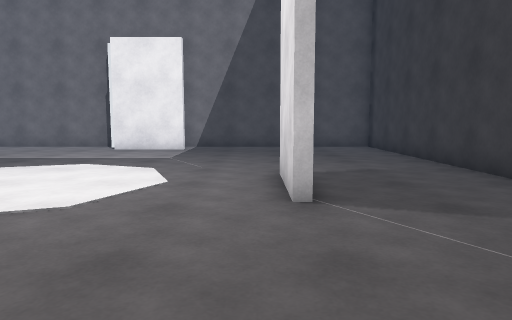
[1] (above)

12 first-person views from a walk through a 3-D level made in the Unity game engine. The camera is 1.2 m above the floor, tilts 6° down and sees 70° across. The floor is counted in squares, 1 m on a side. Each view is taken from the middle of a square. On the plan, view 1 faces up. The plan holds only what a view shows up to about 15 squares ahead; the rest is blank. The player is left out.

[2]
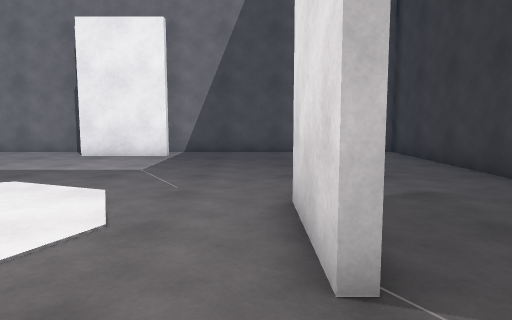

[3]
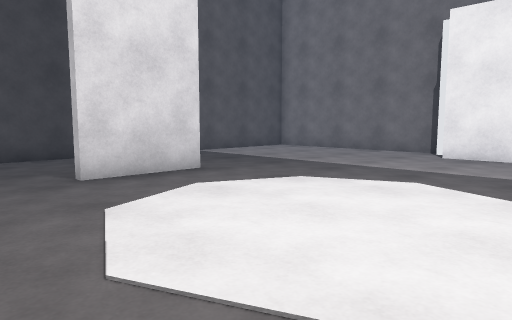

[4]
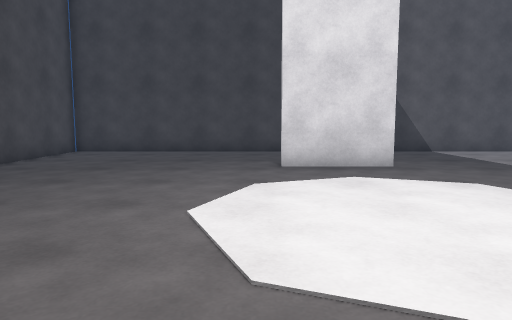

[5]
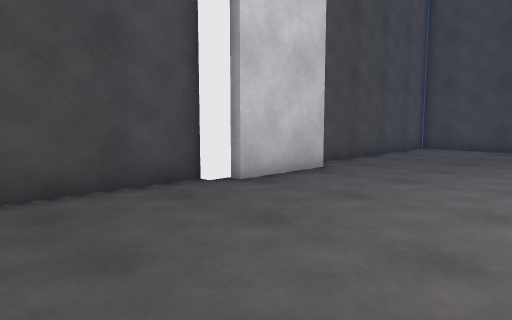

[6]
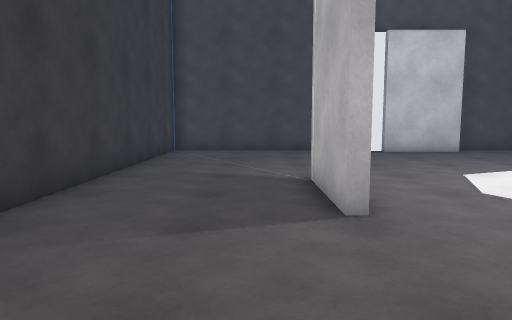

[7]
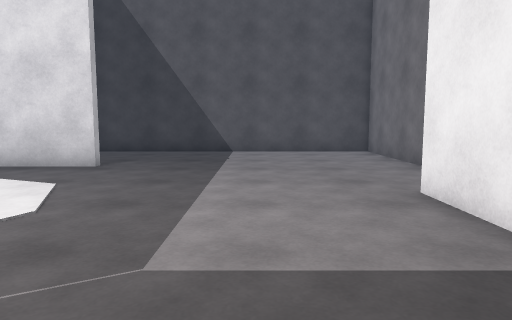

[8]
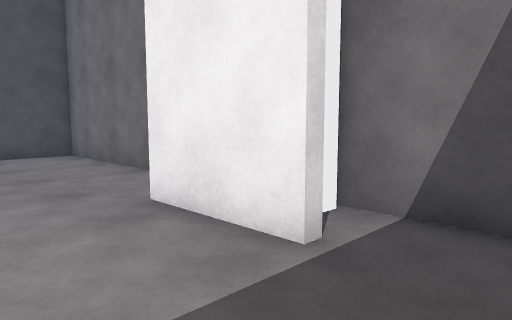

[9]
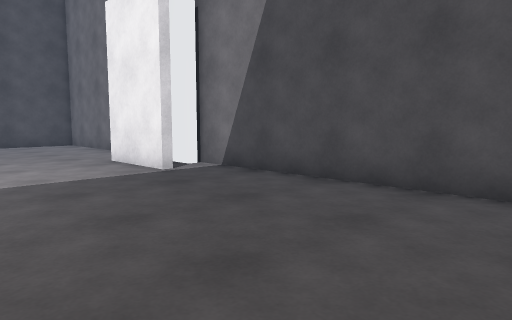

[10]
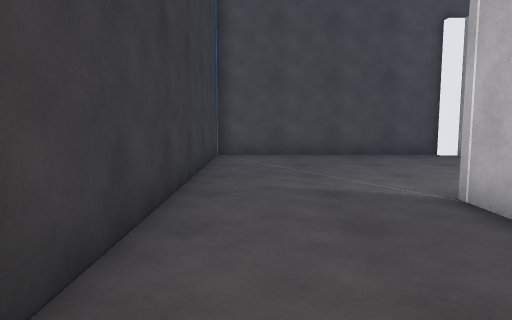

[11]
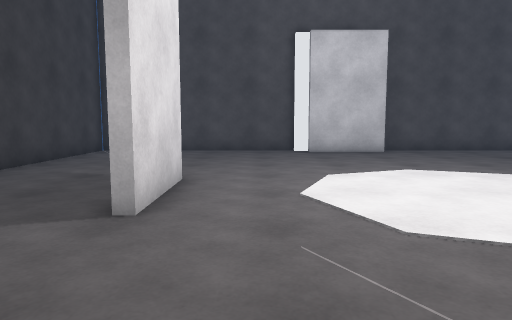

[12]
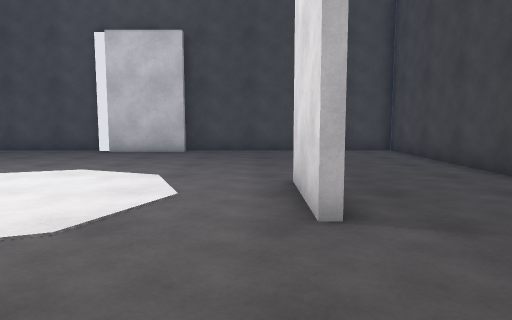

### Floor plan
Points are (right, up) in squares from view 1. A wall is a line through its corners. A room is listed if a view was taken in it or the views show most of it. See-through windows are left out.
Room 1 (views 1, 2, 3, 4, 5, 6, 7, 8, 9, 10, 11, 12)
walls: (0.8, 8.5) (0.8, 5.4); (0.6, 5.4) (0.6, 8.5); (-9.7, 8.8) (-9.7, 5.7) (-10.1, 5.7); (-3, 15.8) (-6.2, 15.8); (-6.1, -1.6) (-3.1, -1.6); (-6.9, 17.5) (-14.6, 17.5) (-14.6, -2.2) (-7, -2.2); (-3.1, -1.9) (-2.5, -1.9); (-2.6, -2.2) (5.4, -2.2) (5.4, 17.5) (-4, 17.5)

Where each view was taken, in squares from view 1:
view 1: 0 up, 0 right, facing up
view 2: 3 up, 0 right, facing up
view 3: 3 up, 2 left, facing up-left
view 4: 5 up, 0 right, facing left
view 5: 4 up, 2 right, facing down-left
view 6: 13 up, 2 right, facing down
view 7: 13 up, 0 right, facing left
view 8: 13 up, 1 left, facing up-left
view 9: 11 up, 5 right, facing up-left
view 10: 11 up, 4 right, facing down
view 11: 13 up, 1 left, facing down
view 12: 13 up, 9 left, facing down
